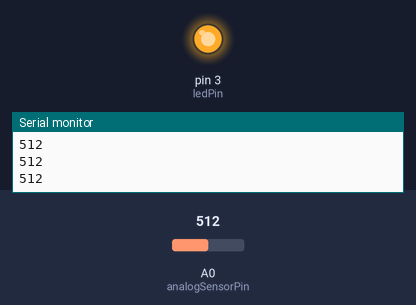
Bench run of a sketch on a simulated Arduino Uno, built with avr-gcc and run on an emulated ATmega328P. Shown: output pins drawn as LEDs (lit = HIGH), the last lines printed to the serial monitor. The inputs (shaded band) are chosen by the test bench; at power-on: A0 (analogSensorPin) = 512.

Above: at 1.3 s.
1.4 s: A0 (analogSensorPin) set to 531
2.9 s: A0 (analogSensorPin) set to 567
At 4.2 s:
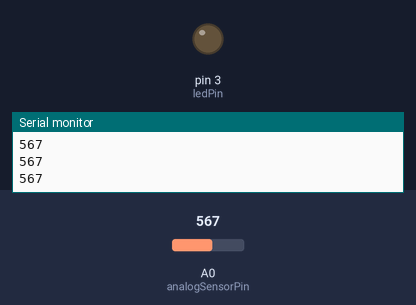
4.5 s: A0 (analogSensorPin) set to 540
At 5.4 s:
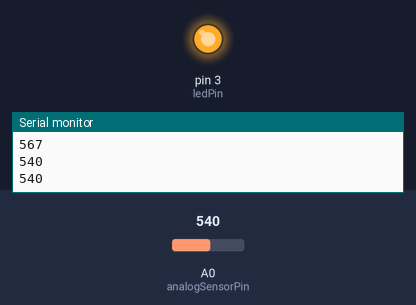
6.0 s: A0 (analogSensorPin) set to 560
At 6.6 s:
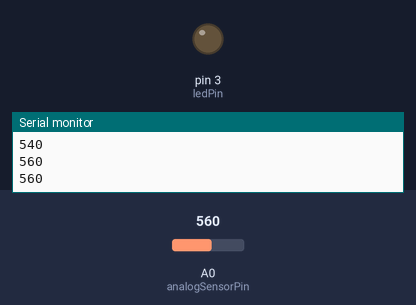
Timing chart, 0 to 8.5 s (numbered marks = the images above; inputs shaded):
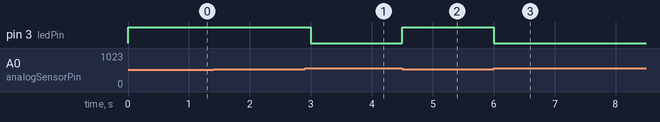

The sketch:

7b_night_light_2.ino
```cpp
// (licence header left out)
// photo resistor connected to analog input 0
const int analogSensorPin = A0;

// led connected to pin 3
const int ledPin = 3;

// analog light level threshold
const int threshold = 550;

void setup() {
  // initialize serial communication at 9600 bps
  Serial.begin(9600);

  // set the led pin as an output
  pinMode(ledPin, OUTPUT);
}

void loop() {
  // read the value of the photo resistor
  int reading = analogRead(analogSensorPin);

  if (reading < threshold) {
    digitalWrite(ledPin, HIGH);
  } else {
    digitalWrite(ledPin, LOW);
  }

  // print the read value
  Serial.println(reading);

  // keep the output from scrolling too fast
  delay(500);
}
```

Measured:
- the behaviour switches between 549 and 550 on A0 (analogSensorPin) (found by bisection; images 0 and 1)
- after the input at 2.9 s, pin 3 (ledPin): HIGH → LOW after 0.10 s
- after the input at 4.5 s, pin 3 (ledPin): LOW → HIGH at once
- after the input at 6.0 s, pin 3 (ledPin): HIGH → LOW at once
